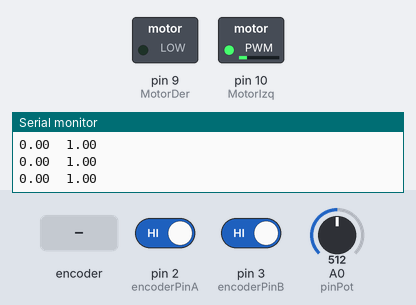
Bench run of a sketch on a simulated Arduino Uno, built with avr-gcc and run on an emulated ATmega328P. Shown: switched loads named in the sketch (green lamp = pin HIGH), the last lines printed to the serial monitor. Inputs (shaded band) come from the test bench; at power-on: A0 (pinPot) = 512, pin 2 (encoderPinA) HIGH, pin 3 (encoderPinB) HIGH.

Above: at 1.2 s.
1.3 s: rotary encoder on pin 2 (encoderPinA) / pin 3 (encoderPinB) turned 3 steps (first pin leading)
At 3.6 s:
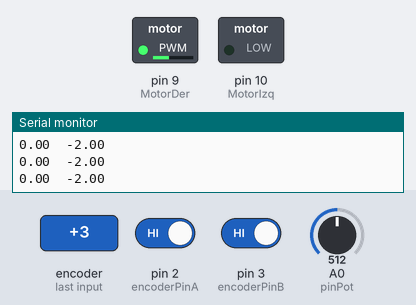
4.5 s: A0 (pinPot) set to 493
7.3 s: A0 (pinPot) set to 454
At 8.5 s:
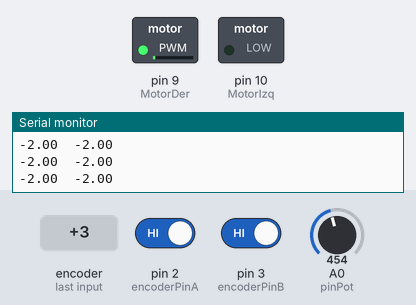
8.8 s: A0 (pinPot) set to 430
At 9.2 s:
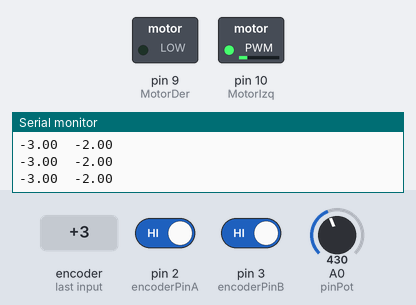
11.8 s: rotary encoder on pin 2 (encoderPinA) / pin 3 (encoderPinB) turned 2 steps (second pin leading)
At 13.4 s:
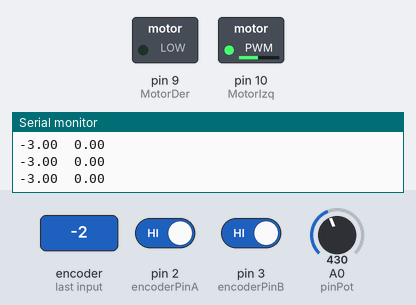
Timing chart, 0 to 14.7 s (numbered marks = the images above; inputs shaded):
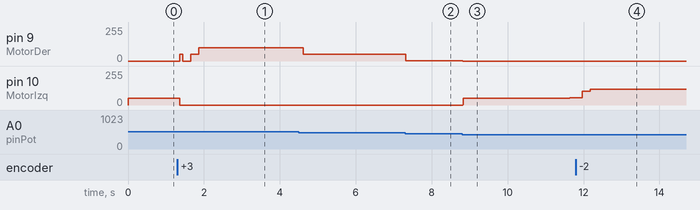

The sketch:

PID_MotorDC_Position.ino
```cpp
/*
 * Las vueltas hacia la derecha del motor, generan que la posición del Encoder aumente, mientras que las vueltas hacía la izquierda generan que la posición disminuta,
 considerando en el Encoder PinA =CLK y Pinb = DT
 */


#include <PID_v1.h>

//Encoder
int encoderPinA = 2; //CLK
int encoderPinB = 3; //DT
int encoderPos= 0;
int encoderPinALast = LOW;
int StatePinA = LOW;

//Motor
const int MotorIzq = 10;
const int MotorDer = 9;

//Potenciómetro
const int pinPot = A0;

//PID control
double Entrada, Salida, Setpoint;
/* Valores que funcionan más o menos bien: kp = 50, ki = 0.25, kd = .01 para [-10,10]*/
double kp= 50., ki = .25, kd= .01;
PID PIDM(&Entrada,&Salida,&Setpoint, kp, ki, kd, DIRECT);

//Limites de posición del motor
int liminf = -15;
int limsup = 15;


void setup() {
  //Modo de los pines del Encoder
  pinMode(encoderPinA, INPUT);
  pinMode(encoderPinB, INPUT);
  //Modo del pin del potenciómetro
  pinMode(pinPot, INPUT);
  //Modo de los pines del motor (los de salida)
  pinMode(MotorIzq, OUTPUT);
  pinMode(MotorDer, OUTPUT);
  //Inicializar puerto Serial
  Serial.begin(9600);
  //Para el PID
  PIDM.SetMode(AUTOMATIC); //Modo automático del control PID
  PIDM.SetOutputLimits(0,120); //Se establecen los límites de salida (para regular velocidad de giro del motor DC)

}

void loop() {
  Setpoint = map(analogRead(pinPot),0, 1018, liminf, limsup); //Se define el SetPoint del control PID, dado por la posición del potenciómetro, entre los valores liminf y limsup

  Entrada = EncoderPosition(); //La variable de entrada del control como la da la posición del Encoder
  //Impresión de los valores Setpoint y Entrada
  Serial.print(Setpoint);
  Serial.print("\t");
  Serial.println(Entrada);
  //Serial.print("\t");

/*** Hay dos situaciones, cuando la entrada es mayor al setpoint, por lo que el control debe ser inverso y se debe de rotar hacia la izquierda (para reducir la entrada),
 y cuando la salida es menor que el setpoint, el control debe ser directo y se debe rotar a la derecha (para aumentar la salida ***/

  if( Entrada > Setpoint){
    PIDM.SetControllerDirection(REVERSE); //Se define la dirección del control como inverso (disminuir)
    PIDM.Compute(); //Se calcula el valor de la salida
    //Serial.print("INV \t");
    //Serial.println(Salida);
    //Se rota a la izquierda
    analogWrite(MotorIzq, Salida);
    analogWrite(MotorDer, 0);
    }
    else{
      PIDM.SetControllerDirection(DIRECT); //Se define la dirección del control como directo (aumentar)
      PIDM.Compute(); //Se calcula el valor de la salida
      //Serial.print("DIR \t");
      //Serial.println(Salida);
      //Se rota a la derecha
      analogWrite(MotorDer, Salida);
      analogWrite(MotorIzq, 0);
    }


//Serial.println(map(analogRead(pinPot),0,1018, liminf, limsup));

//Serial.println(EncoderPosition());

}

int EncoderPosition(){
  StatePinA = digitalRead(encoderPinA);
  if ((encoderPinALast == LOW) && (StatePinA == HIGH)) {
    if (digitalRead(encoderPinB) == LOW) {
      encoderPos--;
    } else {
      encoderPos++;
    }
  }
  encoderPinALast = StatePinA;
  return encoderPos;
}
```

Measured:
- the behaviour switches between 442 and 441 on A0 (pinPot) (found by bisection; images 2 and 3)
- after the input at 1.3 s, pin 10 (MotorIzq): 50/255 → 0/255 after 0.06 s
- after the input at 7.3 s, pin 9 (MotorDer): 52/255 → 2/255 at once
- after the input at 8.8 s, pin 9 (MotorDer): 2/255 → 0/255 at once; pin 10 (MotorIzq): 0/255 → 52/255 at once, → 53/255 2.8 s later
- after the input at 11.8 s, pin 10 (MotorIzq): 53/255 → 103/255 after 0.17 s, → 120/255 0.21 s later
